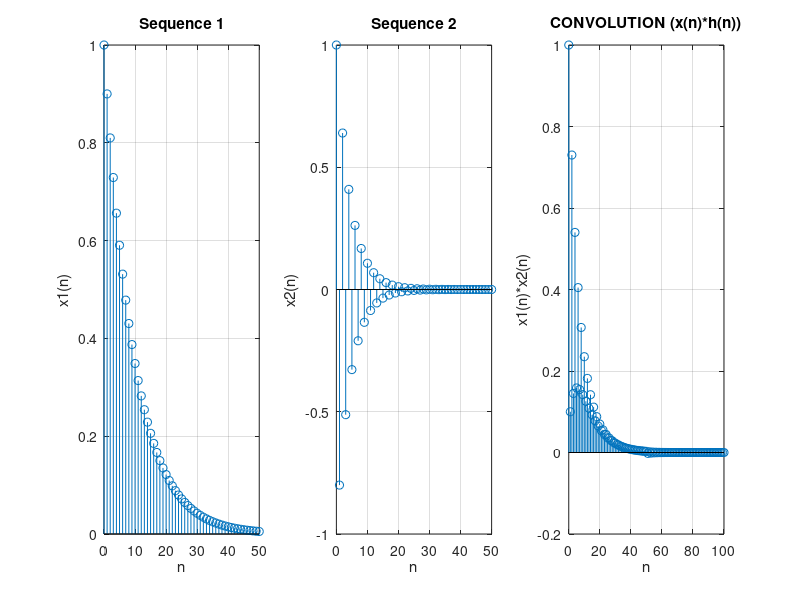

Write the MATLAB code that produced this figure.
clc
clear all
close all
x = zeros(1,51);
y = zeros(1,51);
for i=0:50
    x(i+1) = 0.9^i;
    y(i+1) = (-0.8)^i;
end
t  = 0:1:50;
t1 = 0:1:length(x)+length(y)-2;
q = conv(x,y);
subplot(1,3,1)
stem(t,x)
xlabel('n')
ylabel('x1(n)')
grid on
title('Sequence 1')

subplot(1,3,2)
stem(t,y)
xlabel('n')
ylabel('x2(n)')
grid on
title('Sequence 2')


subplot(1,3,3)
stem(t1,q)
xlabel('n')
ylabel('x1(n)*x2(n)')
grid on
title('CONVOLUTION (x(n)*h(n))')

